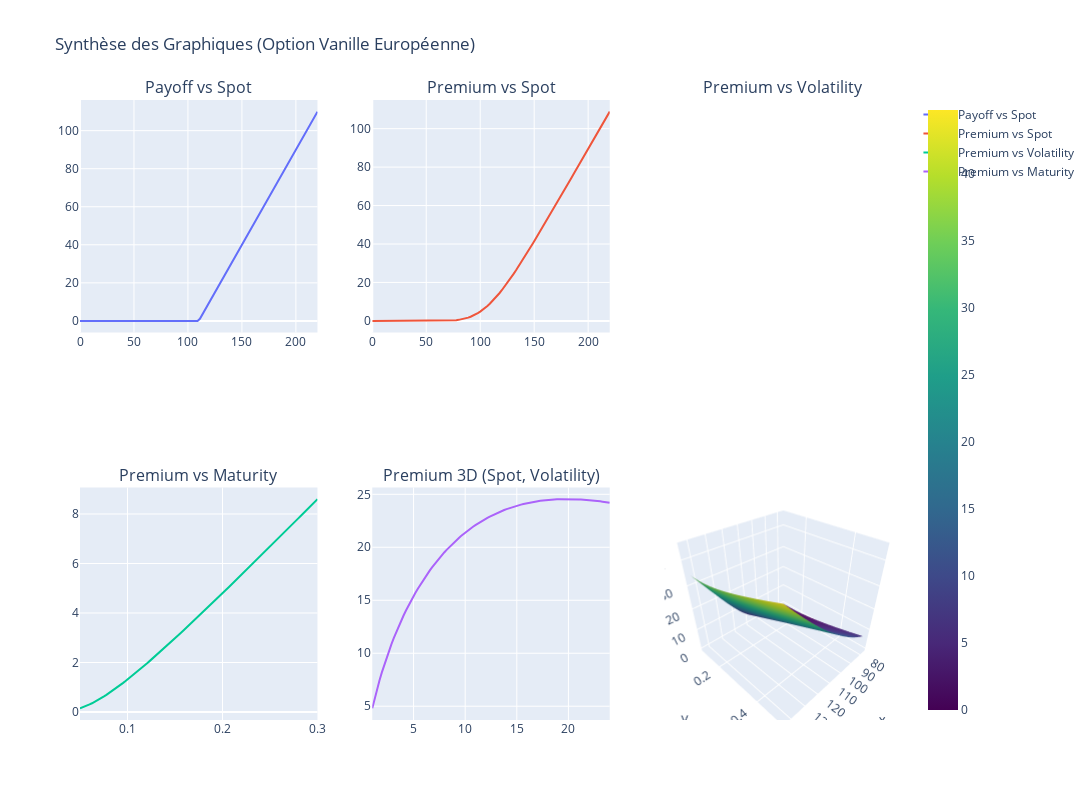

Notebook source saved alongside this figure:
### Code cell
# Importation des outils de visualisation
from plot_tools.plot_pricing import OptionGraph
from plotly.subplots import make_subplots
import plotly.graph_objects as go

# Création de l'objet OptionGraph
option_graph = OptionGraph(option=my_option, price_method=VanillaOption.price, payoff_formula=VanillaOption.payoff)

# Créer une figure avec 2 lignes et 3 colonnes (sans la figure 2)
fig = make_subplots(
    rows=2, cols=3,
    subplot_titles=[
        "Payoff vs Spot", "Premium vs Spot",
        "Premium vs Volatility", "Premium vs Maturity", "Premium 3D (Spot, Volatility)"
    ],
    specs=[
        [{}, {}, {}],  # Ligne 1 : 3 graphiques standard
        [{}, {}, {"type": "surface"}]  # Ligne 2 : 3ème colonne est un graphique 3D
    ]
)

# Ajouter les graphiques 2D à la figure
fig1 = option_graph.create_payoff_graph_vs_spot()
fig.add_trace(fig1.data[0], row=1, col=1)

fig3 = option_graph.create_premium_graph_vs_spot()
fig.add_trace(fig3.data[0], row=1, col=2)

fig4 = option_graph.create_premium_graph_vs_volatility()
fig.add_trace(fig4.data[0], row=2, col=1)

fig5 = option_graph.create_premium_graph_vs_maturity()
fig.add_trace(fig5.data[0], row=2, col=2)

# Ajouter le graphique 3D dans le bon type de subplot
fig6 = option_graph.create_premium_3d_graph_spot_vol(min_spot_factor=0.7, max_spot_factor=1.3, min_vol=0.1, max_vol=0.5)
for trace in fig6.data:  # Ajouter toutes les traces du graphique 3D
    fig.add_trace(trace, row=2, col=3)

# Mettre en page et afficher
fig.update_layout(height=800, width=1200, title_text="Synthèse des Graphiques (Option Vanille Européenne)")
fig.show()
